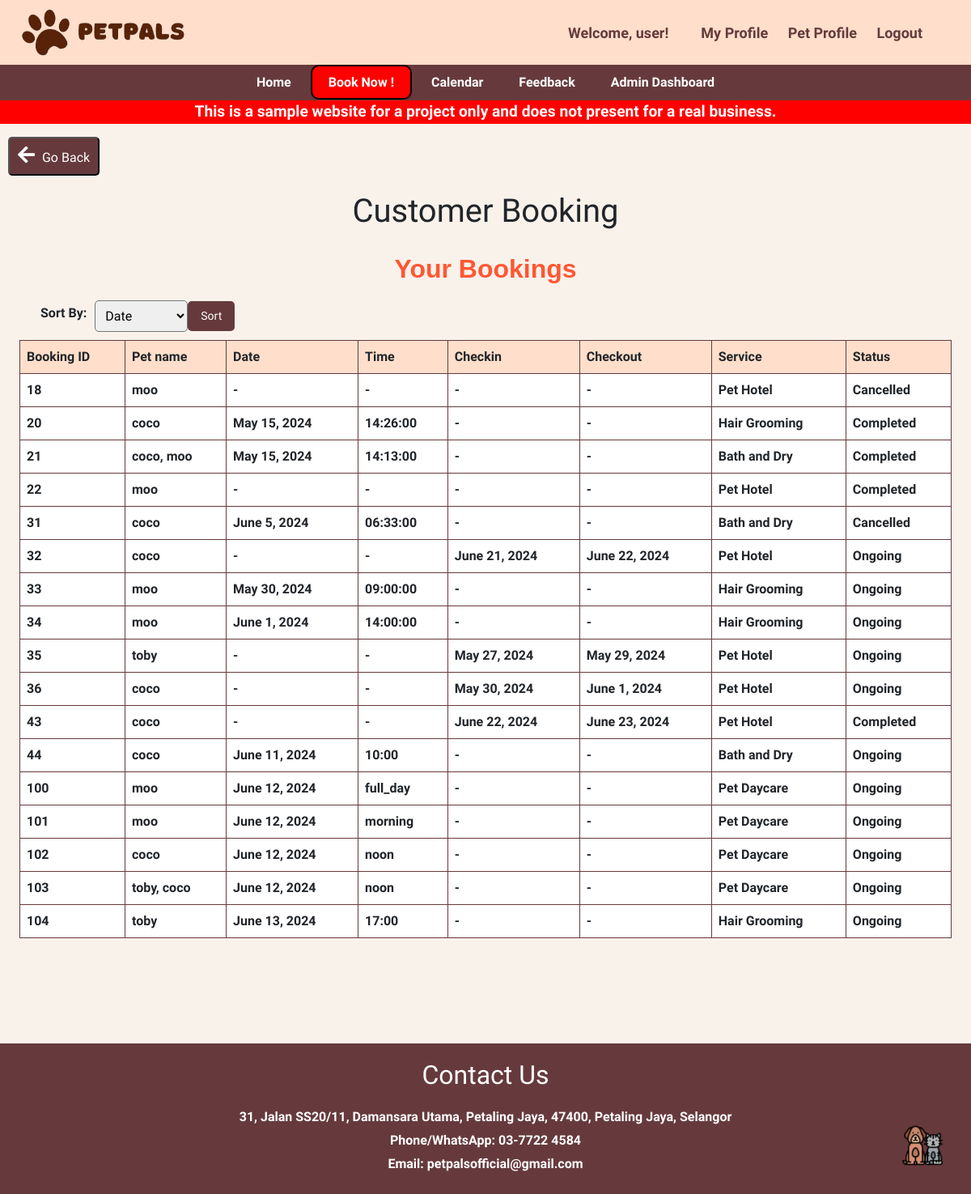
Page /customer_booking/ (signed in) on the earlier database version.
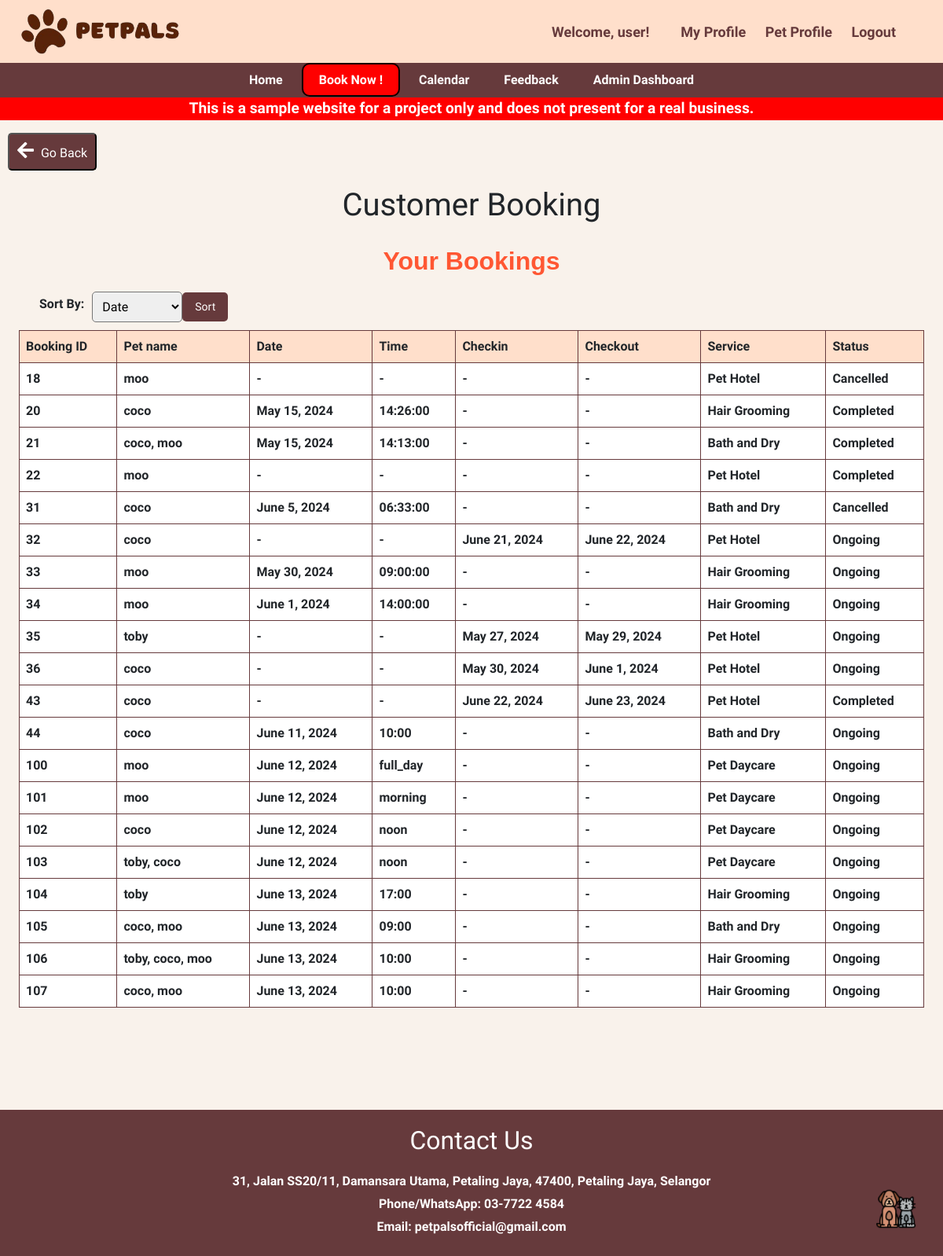
Same page on the later database version.
### main/models.py (models this page shows, shortened)
class Booking(models.Model):
    owner = models.ForeignKey(Owner, null=True, on_delete=models.CASCADE)
    pet = models.ManyToManyField(Pet)
    room = models.ForeignKey(Room, null=True, on_delete=models.CASCADE)
    date = models.DateField(blank=True, null=True)
    TIME_CHOICES = [
        ('09:00', '9:00'),
        ('10:00', '10:00'),
        ('11:00', '11:00'),
        ('12:00', '12:00'),
        ('14:00', '2:00'),
        ('15:00', '3:00'),
        ('16:00', '4:00'),
        ('17:00', '5:00'),
        ('full_day', 'Full (7:00-19:00)'),
        ('morning', 'Morning (7:00-12:00)'),
        ('noon', 'Noon (13:00-19:00)'),
    ]
    time = models.CharField(max_length=10, choices=TIME_CHOICES, blank=True, null=True)
    SERVICE_CHOICES = [
        ('Hair Grooming', 'Hair Grooming'),
        ('Bath and Dry', 'Bath and Dry'),
        ('Pet Hotel', 'Pet Hotel'),
        ('Pet Daycare', 'Pet Daycare'),
    ]
    service = models.CharField(max_length=50, choices=SERVICE_CHOICES)
    STATUS_CHOICES = [
        ('Ongoing', 'Ongoing'),
        ('Completed', 'Completed'),
        ('Cancelled', 'Cancelled'),
    ]
    status = models.CharField(max_length=20, choices=STATUS_CHOICES, default='Ongoing')
    checkin = models.DateField(null=True, blank=True)
    checkout = models.DateField(null=True, blank=True)

class Pet(models.Model):
    name = models.CharField(max_length=20)
    owner = models.ForeignKey(Owner, null=True, on_delete=models.CASCADE)
    age = models.PositiveBigIntegerField()
    species = models.CharField(max_length=50)
    breed = models.CharField(max_length=50)
    profile_pic = models.ImageField(default="profile.jpg", null=True, blank=True)

### main/views.py (the view)
# urls.py: path('customer_booking/', views.customer_booking, name='customer_booking'),
@login_required
def customer_booking(request):
    owner = request.user.owner
    bookings = Booking.objects.filter(owner=owner, )
    context = {
        'bookings': bookings,
    }
    return render(request, 'customer_booking.html', context)

### main/templates/customer_booking.html (shortened to what this page needs)
{% extends 'base.html' %}
{% block content %}
<!DOCTYPE html>
<html lang="en">
<head>
    <link rel="stylesheet" href="https://cdnjs.cloudflare.com/ajax/libs/font-awesome/5.15.3/css/all.min.css">
</head>
<body>
    <div style="margin-left: 10px;">
        <a href="{% url 'bookingpage' %}"><button><i class="fas fa-arrow-left"></i> Go Back</button></a>
    </div>
    <h1 class="ti">Customer Booking</h1>
    <div style="margin-top: 20px; margin-bottom: 20px;">
    <h2 class="dash">Your Bookings</h2>
    <form method="GET" action="" class="sorting-form">
        <label for="sort_by">Sort By:</label>
        <select name="sort_by" id="sort_by" class="sort-select">
            <option value="date">Date</option>
        </select>
        <button type="submit" class="sort-button">Sort</button>
    </form>
    <table class="ab">
        <thead>
            <tr>
                <th>Booking ID</th>
                <th>Pet name</th>
                <th>Date</th>
                <th>Time</th>
                <th>Checkin</th>
                <th>Checkout</th>
                <th>Service</th>
                <th>Status</th>
            </tr>
        </thead>
        <tbody>
            {% for booking in bookings %}
            <tr>
                <td>{{ booking.id }}</td>
                <td>
                    {% for pet in booking.pet.all %}
                        {{ pet.name }}{% if not forloop.last %}, {% endif %}
                    {% endfor %}
                </td>
                <td>{{ booking.date|default:"-" }}</td>
                <td>{{ booking.time|default:"-" }}</td>
                <td>{{ booking.checkin|default:"-" }}</td>
                <td>{{ booking.checkout|default:"-" }}</td>
                <td>{{ booking.service }}</td>
                <td>{{ booking.status }}</td>
            </tr>
            {% endfor %}
        </tbody>
    </table>
    </div>
</body>
</html>
{% endblock %}

Differences in the rows shown:
added Booking: id "105", date "June 13, 2024", time "09:00", checkin "-", checkout "-", service "Bath and Dry", status "Ongoing", Pet (name "coco"), Pet (name "moo")
added Booking: id "106", date "June 13, 2024", time "10:00", checkin "-", checkout "-", service "Hair Grooming", status "Ongoing", Pet (name "toby"), Pet (name "coco"), Pet (name "moo")
added Booking: id "107", date "June 13, 2024", time "10:00", checkin "-", checkout "-", service "Hair Grooming", status "Ongoing", Pet (name "coco"), Pet (name "moo")
